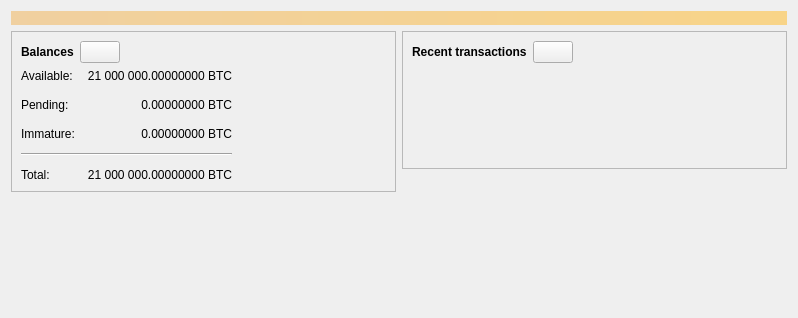
<?xml version="1.0" encoding="UTF-8"?>
<ui version="4.0">
 <class>OverviewPage</class>
 <widget class="QWidget" name="OverviewPage">
  <property name="geometry">
   <rect>
    <x>0</x>
    <y>0</y>
    <width>798</width>
    <height>318</height>
   </rect>
  </property>
  <property name="windowTitle">
   <string>Form</string>
  </property>
  <layout class="QVBoxLayout" name="topLayout">
   <item>
    <widget class="QLabel" name="labelAlerts">
     <property name="visible">
      <bool>false</bool>
     </property>
     <property name="styleSheet">
      <string notr="true">QLabel { background-color: qlineargradient(x1: 0, y1: 0, x2: 1, y2: 0, stop:0 #F0D0A0, stop:1 #F8D488); color:#000000; }</string>
     </property>
     <property name="wordWrap">
      <bool>true</bool>
     </property>
     <property name="margin">
      <number>3</number>
     </property>
     <property name="textInteractionFlags">
      <set>Qt::TextSelectableByMouse</set>
     </property>
    </widget>
   </item>
   <item>
    <layout class="QHBoxLayout" name="horizontalLayout" stretch="1,1">
     <item>
      <layout class="QVBoxLayout" name="verticalLayout_2">
       <item>
        <widget class="QFrame" name="frame">
         <property name="frameShape">
          <enum>QFrame::StyledPanel</enum>
         </property>
         <property name="frameShadow">
          <enum>QFrame::Raised</enum>
         </property>
         <layout class="QVBoxLayout" name="verticalLayout_4">
          <item>
           <layout class="QHBoxLayout" name="horizontalLayout_4">
            <item>
             <widget class="QLabel" name="label_5">
              <property name="font">
               <font>
                <weight>75</weight>
                <bold>true</bold>
               </font>
              </property>
              <property name="text">
               <string>Balances</string>
              </property>
             </widget>
            </item>
            <item>
             <widget class="QPushButton" name="labelWalletStatus">
              <property name="enabled">
               <bool>true</bool>
              </property>
              <property name="maximumSize">
               <size>
                <width>45</width>
                <height>16777215</height>
               </size>
              </property>
              <property name="toolTip">
               <string>The displayed information may be out of date. Your wallet automatically synchronizes with the Smithcoin network after a connection is established, but this process has not completed yet.</string>
              </property>
              <property name="text">
               <string/>
              </property>
              <property name="icon">
               <iconset resource="../smithcoin.qrc">
                <normaloff>:/icons/warning</normaloff>
                <disabledoff>:/icons/warning</disabledoff>:/icons/warning</iconset>
              </property>
              <property name="iconSize">
               <size>
                <width>24</width>
                <height>24</height>
               </size>
              </property>
             </widget>
            </item>
            <item>
             <spacer name="horizontalSpacer_3">
              <property name="orientation">
               <enum>Qt::Horizontal</enum>
              </property>
              <property name="sizeHint" stdset="0">
               <size>
                <width>40</width>
                <height>20</height>
               </size>
              </property>
             </spacer>
            </item>
           </layout>
          </item>
          <item>
           <layout class="QGridLayout" name="gridLayout">
            <property name="spacing">
             <number>12</number>
            </property>
            <item row="1" column="1">
             <widget class="QLabel" name="labelUnconfirmed">
              <property name="cursor">
               <cursorShape>IBeamCursor</cursorShape>
              </property>
              <property name="toolTip">
               <string>Total of transactions that have yet to be confirmed, and do not yet count toward the spendable balance</string>
              </property>
              <property name="text">
               <string notr="true">0.00000000 BTC</string>
              </property>
              <property name="alignment">
               <set>Qt::AlignRight|Qt::AlignTrailing|Qt::AlignVCenter</set>
              </property>
              <property name="textInteractionFlags">
               <set>Qt::LinksAccessibleByMouse|Qt::TextSelectableByKeyboard|Qt::TextSelectableByMouse</set>
              </property>
             </widget>
            </item>
            <item row="3" column="0" colspan="2">
             <widget class="Line" name="line">
              <property name="orientation">
               <enum>Qt::Horizontal</enum>
              </property>
             </widget>
            </item>
            <item row="4" column="0">
             <widget class="QLabel" name="labelTotalText">
              <property name="text">
               <string>Total:</string>
              </property>
             </widget>
            </item>
            <item row="2" column="1">
             <widget class="QLabel" name="labelImmature">
              <property name="cursor">
               <cursorShape>IBeamCursor</cursorShape>
              </property>
              <property name="toolTip">
               <string>Mined balance that has not yet matured</string>
              </property>
              <property name="text">
               <string notr="true">0.00000000 BTC</string>
              </property>
              <property name="alignment">
               <set>Qt::AlignRight|Qt::AlignTrailing|Qt::AlignVCenter</set>
              </property>
              <property name="textInteractionFlags">
               <set>Qt::LinksAccessibleByMouse|Qt::TextSelectableByKeyboard|Qt::TextSelectableByMouse</set>
              </property>
             </widget>
            </item>
            <item row="1" column="2">
             <spacer name="horizontalSpacer_2">
              <property name="orientation">
               <enum>Qt::Horizontal</enum>
              </property>
              <property name="sizeHint" stdset="0">
               <size>
                <width>40</width>
                <height>20</height>
               </size>
              </property>
             </spacer>
            </item>
            <item row="2" column="0">
             <widget class="QLabel" name="labelImmatureText">
              <property name="text">
               <string>Immature:</string>
              </property>
             </widget>
            </item>
            <item row="4" column="1">
             <widget class="QLabel" name="labelTotal">
              <property name="cursor">
               <cursorShape>IBeamCursor</cursorShape>
              </property>
              <property name="toolTip">
               <string>Your current total balance</string>
              </property>
              <property name="text">
               <string notr="true">21 000 000.00000000 BTC</string>
              </property>
              <property name="alignment">
               <set>Qt::AlignRight|Qt::AlignTrailing|Qt::AlignVCenter</set>
              </property>
              <property name="textInteractionFlags">
               <set>Qt::LinksAccessibleByMouse|Qt::TextSelectableByKeyboard|Qt::TextSelectableByMouse</set>
              </property>
             </widget>
            </item>
            <item row="0" column="0">
             <widget class="QLabel" name="labelBalanceText">
              <property name="text">
               <string>Available:</string>
              </property>
             </widget>
            </item>
            <item row="0" column="1">
             <widget class="QLabel" name="labelBalance">
              <property name="cursor">
               <cursorShape>IBeamCursor</cursorShape>
              </property>
              <property name="toolTip">
               <string>Your current spendable balance</string>
              </property>
              <property name="text">
               <string notr="true">21 000 000.00000000 BTC</string>
              </property>
              <property name="alignment">
               <set>Qt::AlignRight|Qt::AlignTrailing|Qt::AlignVCenter</set>
              </property>
              <property name="textInteractionFlags">
               <set>Qt::LinksAccessibleByMouse|Qt::TextSelectableByKeyboard|Qt::TextSelectableByMouse</set>
              </property>
             </widget>
            </item>
            <item row="1" column="0">
             <widget class="QLabel" name="labelPendingText">
              <property name="text">
               <string>Pending:</string>
              </property>
             </widget>
            </item>
           </layout>
          </item>
         </layout>
        </widget>
       </item>
       <item>
        <spacer name="verticalSpacer">
         <property name="orientation">
          <enum>Qt::Vertical</enum>
         </property>
         <property name="sizeHint" stdset="0">
          <size>
           <width>20</width>
           <height>40</height>
          </size>
         </property>
        </spacer>
       </item>
      </layout>
     </item>
     <item>
      <layout class="QVBoxLayout" name="verticalLayout_3">
       <item>
        <widget class="QFrame" name="frame_2">
         <property name="frameShape">
          <enum>QFrame::StyledPanel</enum>
         </property>
         <property name="frameShadow">
          <enum>QFrame::Raised</enum>
         </property>
         <layout class="QVBoxLayout" name="verticalLayout">
          <item>
           <layout class="QHBoxLayout" name="horizontalLayout_2">
            <item>
             <widget class="QLabel" name="label_4">
              <property name="font">
               <font>
                <weight>75</weight>
                <bold>true</bold>
               </font>
              </property>
              <property name="text">
               <string>Recent transactions</string>
              </property>
             </widget>
            </item>
            <item>
             <widget class="QPushButton" name="labelTransactionsStatus">
              <property name="enabled">
               <bool>true</bool>
              </property>
              <property name="maximumSize">
               <size>
                <width>45</width>
                <height>16777215</height>
               </size>
              </property>
              <property name="toolTip">
               <string>The displayed information may be out of date. Your wallet automatically synchronizes with the Smithcoin network after a connection is established, but this process has not completed yet.</string>
              </property>
              <property name="text">
               <string/>
              </property>
              <property name="icon">
               <iconset resource="../smithcoin.qrc">
                <normaloff>:/icons/warning</normaloff>
                <disabledoff>:/icons/warning</disabledoff>:/icons/warning</iconset>
              </property>
              <property name="iconSize">
               <size>
                <width>24</width>
                <height>24</height>
               </size>
              </property>
             </widget>
            </item>
            <item>
             <spacer name="horizontalSpacer">
              <property name="orientation">
               <enum>Qt::Horizontal</enum>
              </property>
              <property name="sizeHint" stdset="0">
               <size>
                <width>40</width>
                <height>20</height>
               </size>
              </property>
             </spacer>
            </item>
           </layout>
          </item>
          <item>
           <widget class="TransactionOverviewWidget" name="listTransactions">
            <property name="styleSheet">
             <string notr="true">QListView { background: transparent; }</string>
            </property>
            <property name="frameShape">
             <enum>QFrame::NoFrame</enum>
            </property>
            <property name="verticalScrollBarPolicy">
             <enum>Qt::ScrollBarAlwaysOff</enum>
            </property>
            <property name="horizontalScrollBarPolicy">
             <enum>Qt::ScrollBarAlwaysOff</enum>
            </property>
            <property name="sizeAdjustPolicy">
             <enum>QAbstractScrollArea::AdjustToContents</enum>
            </property>
            <property name="selectionMode">
             <enum>QAbstractItemView::NoSelection</enum>
            </property>
            <property name="uniformItemSizes">
             <bool>true</bool>
            </property>
           </widget>
          </item>
         </layout>
        </widget>
       </item>
       <item>
        <spacer name="verticalSpacer_2">
         <property name="orientation">
          <enum>Qt::Vertical</enum>
         </property>
         <property name="sizeHint" stdset="0">
          <size>
           <width>20</width>
           <height>40</height>
          </size>
         </property>
        </spacer>
       </item>
      </layout>
     </item>
    </layout>
   </item>
  </layout>
 </widget>
 <customwidgets>
  <customwidget>
   <class>TransactionOverviewWidget</class>
   <extends>QListView</extends>
   <header>qt/transactionoverviewwidget.h</header>
  </customwidget>
 </customwidgets>
 <resources/>
 <connections/>
</ui>
